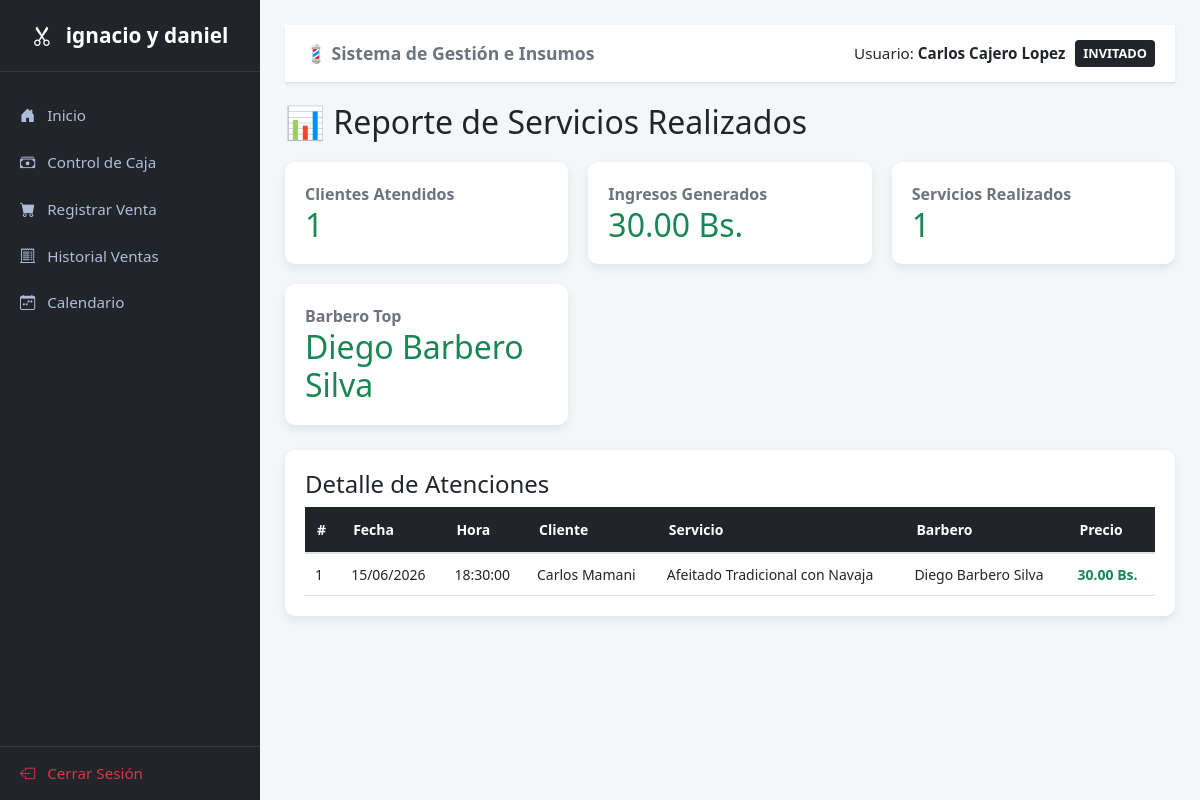
The app's page /views/reporte_servicios.php (signed in) with its own data.
### tables this page shows
CREATE TABLE `citas` (
  `id_cita` int(11) NOT NULL,
  `id_cliente` int(11) NOT NULL,
  `id_barbero` int(11) NOT NULL,
  `id_servicio` int(11) NOT NULL,
  `fecha_cita` date NOT NULL,
  `hora_cita` time NOT NULL,
  `estado_cita` varchar(20) DEFAULT 'Programada'
);

CREATE TABLE `clientes` (
  `id_cliente` int(11) NOT NULL,
  `id_genero` int(11) NOT NULL,
  `nombre_completo` varchar(100) NOT NULL,
  `celular` varchar(15) NOT NULL,
  `correo` varchar(100) DEFAULT NULL,
  `fecha_registro` date DEFAULT NULL,
  `observaciones_tecnicas` text DEFAULT NULL
);

CREATE TABLE `servicios` (
  `id_servicio` int(11) NOT NULL,
  `nombre_servicio` varchar(100) NOT NULL,
  `precio_bob` decimal(10,2) NOT NULL,
  `duracion_estimada_min` int(11) NOT NULL
);

CREATE TABLE `usuarios` (
  `id_usuario` int(11) NOT NULL,
  `id_rol` int(11) NOT NULL,
  `id_genero` int(11) NOT NULL,
  `nombre_completo` varchar(100) NOT NULL,
  `ci` varchar(15) NOT NULL,
  `celular` varchar(15) DEFAULT NULL,
  `correo` varchar(100) NOT NULL,
  `password_hash` varchar(255) NOT NULL,
  `estado_active` tinyint(1) DEFAULT 1
);

### views/reporte_servicios.php (the view, shortened to what this page needs)
<?php
$database = new Database();
$db = $database->getConnection();
$sqlClientes = "SELECT COUNT(*) total FROM citas WHERE estado_cita='Finalizada'";
$totalClientes = $db->query($sqlClientes)->fetch(PDO::FETCH_ASSOC)['total'];
$sqlIngresos = "SELECT COALESCE(SUM(s.precio_bob),0) total FROM citas c INNER JOIN servicios s ON c.id_servicio=s.id_servicio WHERE c.estado_cita='Finalizada'";
$totalIngresos = $db->query($sqlIngresos)->fetch(PDO::FETCH_ASSOC)['total'];
$sqlServicios = "SELECT COUNT(*) total FROM citas WHERE estado_cita='Finalizada'";
$totalServicios = $db->query($sqlServicios)->fetch(PDO::FETCH_ASSOC)['total'];
$sqlTopBarbero = "SELECT u.nombre_completo, COUNT(*) servicios FROM citas c INNER JOIN barberos b ON c.id_barbero=b.id_barbero INNER JOIN usuarios u ON b.id_barbero=u.id_usuario WHERE c.estado_cita='Finalizada' GROUP BY u.nombre_completo ORDER BY servicios DESC LIMIT 1";
$topBarbero = $db->query($sqlTopBarbero)->fetch(PDO::FETCH_ASSOC);
$sqlDetalle = "SELECT c.id_cita, c.fecha_cita, c.hora_cita, cli.nombre_completo cliente, s.nombre_servicio, s.precio_bob, u.nombre_completo barbero, c.estado_cita FROM citas c INNER JOIN clientes cli ON c.id_cliente=cli.id_cliente INNER JOIN servicios s ON c.id_servicio=s.id_servicio INNER JOIN barberos b ON c.id_barbero=b.id_barbero INNER JOIN usuarios u ON b.id_barbero=u.id_usuario WHERE c.estado_cita='Finalizada' ORDER BY c.fecha_cita DESC, c.hora_cita DESC";
$stmt = $db->prepare($sqlDetalle);
$stmt->execute();
$atenciones = $stmt->fetchAll(PDO::FETCH_ASSOC);
include __DIR__ . '/layouts/header.php';
?>
<div class="PANEL-PRINCIPAL">
    <?php include __DIR__ . '/layouts/sidebar.php'; ?>
    <div class="CONTENIDO-VENTAS">
        <?php include __DIR__ . '/layouts/navbar.php'; ?>
        <h2 style="margin-bottom:20px;">📊 Reporte de Servicios Realizados</h2>
        <div class="RESUMEN">
            <div class="TARJETA"><span>Clientes Atendidos</span><h3><?= $totalClientes ?></h3></div>
            <div class="TARJETA"><span>Ingresos Generados</span><h3><?= number_format($totalIngresos,2) ?> Bs.</h3></div>
            <div class="TARJETA"><span>Servicios Realizados</span><h3><?= $totalServicios ?></h3></div>
            <div class="TARJETA"><span>Barbero Top</span><h3><?= $topBarbero['nombre_completo'] ?? 'N/D'; ?></h3></div>
        </div>
        <div class="BLOQUE">
            <h4>Detalle de Atenciones</h4>
            <table class="TABLA">
                <thead>
                    <tr><th>#</th><th>Fecha</th><th>Hora</th><th>Cliente</th><th>Servicio</th><th>Barbero</th><th>Precio</th></tr>
                </thead>
                <tbody>
                <?php if(empty($atenciones)): ?>
                    <tr><td colspan="7" style="text-align:center;padding:20px;">No existen servicios atendidos.</td></tr>
                <?php else: ?>
                    <?php foreach($atenciones as $a): ?>
                    <tr>
                        <td><?= $a['id_cita']; ?></td>
                        <td><?= date('d/m/Y',strtotime($a['fecha_cita'])); ?></td>
                        <td><?= $a['hora_cita']; ?></td>
                        <td><?= htmlspecialchars($a['cliente']); ?></td>
                        <td><?= htmlspecialchars($a['nombre_servicio']); ?></td>
                        <td><?= htmlspecialchars($a['barbero']); ?></td>
                        <td><strong style="color:#198754;"><?= number_format($a['precio_bob'],2); ?> Bs.</strong></td>
                    </tr>
                    <?php endforeach; ?>
                <?php endif; ?>
                </tbody>
            </table>
        </div>
    </div>
</div>
<?php include __DIR__ . '/layouts/footer.php'; ?>

### public/css/css_opciones/agenda.css (style rules this page uses)
.PANEL-PRINCIPAL { display:flex; min-height:100vh; background:#f4f6f9; font-family:'Segoe UI', Tahoma, Geneva, Verdana, sans-serif; }
.BLOQUE { background:white; border-radius:10px; box-shadow:0 4px 10px rgba(0,0,0,0.08); overflow:hidden; }
.TABLA { width:100%; border-collapse:collapse; }
.TABLA th { background:#f8f9fa; padding:12px; text-align:left; border-bottom:2px solid #dee2e6; }
.TABLA td { padding:12px; border-bottom:1px solid #dee2e6; }

### public/css/css_opciones/caja.css (style rules this page uses)
.PANEL-PRINCIPAL { display: flex; min-height: 100vh; font-family: 'Segoe UI', Tahoma, Geneva, Verdana, sans-serif; background-color: #f4f6f9; }

### public/css/css_opciones/ventas.css (style rules this page uses)
.PANEL-PRINCIPAL { display: flex; min-height: 100vh; font-family: 'Segoe UI', Tahoma, Geneva, Verdana, sans-serif; background-color: #f4f6f9; }
.CONTENIDO-VENTAS { flex-grow: 1; padding: 25px; display: flex; flex-direction: column; }

### public/css/css_opciones/inventario.css (style rules this page uses)
.PANEL-PRINCIPAL { display: flex; min-height: 100vh; font-family: 'Segoe UI', Tahoma, Geneva, Verdana, sans-serif; background-color: #f4f6f9; }

### public/css/css_opciones/reporte_ventas.css (style rules this page uses)
.BLOQUE { background:white; border-radius:10px; box-shadow:0 0 10px rgba(0,0,0,0.08); overflow:hidden; }
.TABLA { width:100%; border-collapse:collapse; }
.TABLA th { background:#f8f9fa; padding:12px; text-align:left; }
.TABLA td { padding:12px; border-top:1px solid #dee2e6; }

### public/css/css_opciones/factura.css (style rules this page uses)
body { background:#f5f5f5; font-family:Arial, Helvetica, sans-serif; }
table { width:100%; border-collapse:collapse; font-size:14px; }
table th, table td { padding:6px; }
table th { border-bottom:1px solid #ccc; }

### public/css/css_opciones/reporte_servicios.css (style rules this page uses)
.RESUMEN { display:grid; grid-template-columns:repeat(auto-fit,minmax(220px,1fr)); gap:20px; margin-bottom:25px; }
.TARJETA { background:#fff; border-radius:10px; padding:20px; box-shadow:0 4px 10px rgba(0,0,0,.08); }
.TARJETA h3 { margin:0; font-size:2rem; color:#198754; }
.TARJETA span { color:#6c757d; font-weight:bold; }
.BLOQUE { background:white; border-radius:10px; padding:20px; box-shadow:0 4px 10px rgba(0,0,0,.08); }
.TABLA { width:100%; border-collapse:collapse; }
.TABLA th { background:#212529; color:white; padding:12px; }
.TABLA td { padding:10px; border-bottom:1px solid #dee2e6; }

### records on screen
citas: id_cita "1", fecha_cita "15/06/2026", hora_cita "18:30:00", id_cliente.nombre_completo "Carlos Mamani", id_servicio.nombre_servicio "Afeitado Tradicional con Navaja", usuarios.nombre_completo "Diego Barbero Silva", id_servicio.precio_bob "30.00"

### other values on screen
$_SESSION['nombre'] "Carlos Cajero Lopez"
$_SESSION['rol'] "INVITADO"
$totalClientes "1"
$totalIngresos "30.00"
$totalServicios "1"
$topBarbero['nombre_completo'] "Diego Barbero Silva"
